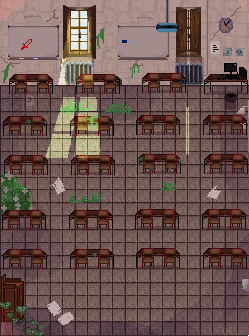

Rendered tile map (Tiled .tmx) drawn with the repository's tilesets; below, a short description and the map source with its tile grids summarised:
An orthogonal 249x336 tile map with 1x1 px tiles, 1 tile layer (Calque de Tuiles 1) and 27 objects (23x collision, exit_salle, spawn_salle12, cable hdmi_path1, cable hdmi_path2).

<map version="1.10" tiledversion="1.11.2" orientation="orthogonal" renderorder="right-down" width="249" height="336" tilewidth="1" tileheight="1" infinite="0" nextlayerid="4" nextobjectid="34">
 <tileset firstgid="1" source="salle12.tsx" />
 <layer id="1" name="Calque de Tuiles 1" width="249" height="336">
  <data>[83664 cells, 83664 non-empty, 83664 distinct tile ids]</data>
 </layer>
 <objectgroup id="2" name="Collisions">
  <object id="5" name="collision" type="collision" x="-0.104" y="-0.0833333" width="249.159" height="86.1818" />
  <object id="6" name="collision" type="collision" x="248.396" y="85.9167" width="1" height="249.5" />
  <object id="7" name="collision" type="collision" x="0.146" y="334.417" width="249.5" height="1.25" />
  <object id="8" name="collision" type="collision" x="-0.521" y="84.5837" width="1.66667" height="251" />
  <object id="11" name="collision" type="collision" x="2.81818" y="118.909" width="44.2727" height="9.27273" />
  <object id="13" name="collision" type="collision" x="70.0702" y="118.972" width="44.2727" height="9.27273" />
  <object id="14" name="collision" type="collision" x="135.777" y="117.842" width="44.2727" height="9.27273" />
  <object id="15" name="collision" type="collision" x="203.081" y="118.016" width="44.2727" height="9.27273" />
  <object id="16" name="collision" type="collision" x="3.60724" y="158.116" width="44.2727" height="9.27273" />
  <object id="17" name="collision" type="collision" x="70.8593" y="158.179" width="44.2727" height="9.27273" />
  <object id="18" name="collision" type="collision" x="136.566" y="157.049" width="44.2727" height="9.27273" />
  <object id="19" name="collision" type="collision" x="203.87" y="157.223" width="44.2727" height="9.27273" />
  <object id="20" name="collision" type="collision" x="1.70951" y="213.104" width="44.2727" height="9.27273" />
  <object id="21" name="collision" type="collision" x="68.9615" y="213.167" width="44.2727" height="9.27273" />
  <object id="22" name="collision" type="collision" x="134.668" y="212.037" width="44.2727" height="9.27273" />
  <object id="23" name="collision" type="collision" x="201.972" y="212.211" width="44.2727" height="9.27273" />
  <object id="24" name="collision" type="collision" x="2.73224" y="251.866" width="44.2727" height="9.27273" />
  <object id="25" name="collision" type="collision" x="69.9843" y="251.929" width="44.2727" height="9.27273" />
  <object id="26" name="collision" type="collision" x="135.691" y="250.799" width="44.2727" height="9.27273" />
  <object id="27" name="collision" type="collision" x="202.995" y="250.973" width="44.2727" height="9.27273" />
  <object id="28" name="collision" type="collision" x="1" y="301.625" width="22.875" height="14" />
  <object id="30" name="collision" type="collision" x="241.929" y="284.78">
   <polygon points="0,0 7.04348,-0.031327 7.17391,6.23408 4.13043,6.29674 0.0869565,4.85569" />
  </object>
  <object id="31" name="collision" type="collision" x="225" y="97">
   <polygon points="0,0 10.7826,-0.0869565 10.8696,11.8696 9.13043,12.8696 2.95652,12.8261 0.913043,11.8696 0.913043,4.56522 0,3.95652" />
  </object>
 </objectgroup>
 <objectgroup id="3" name="Calque d'Objets 2">
  <object id="9" name="exit_salle" x="240.188" y="305.25" width="9.75" height="23.5" />
  <object id="10" name="spawn_salle12" x="225.563" y="300.125">
   <point />
  </object>
  <object id="32" name="cable hdmi_path1" x="206.333" y="60.6667" width="14" height="10.6667" />
  <object id="33" name="cable hdmi_path2" x="65.3333" y="82.6667" width="15.6667" height="11" />
 </objectgroup>
</map>
